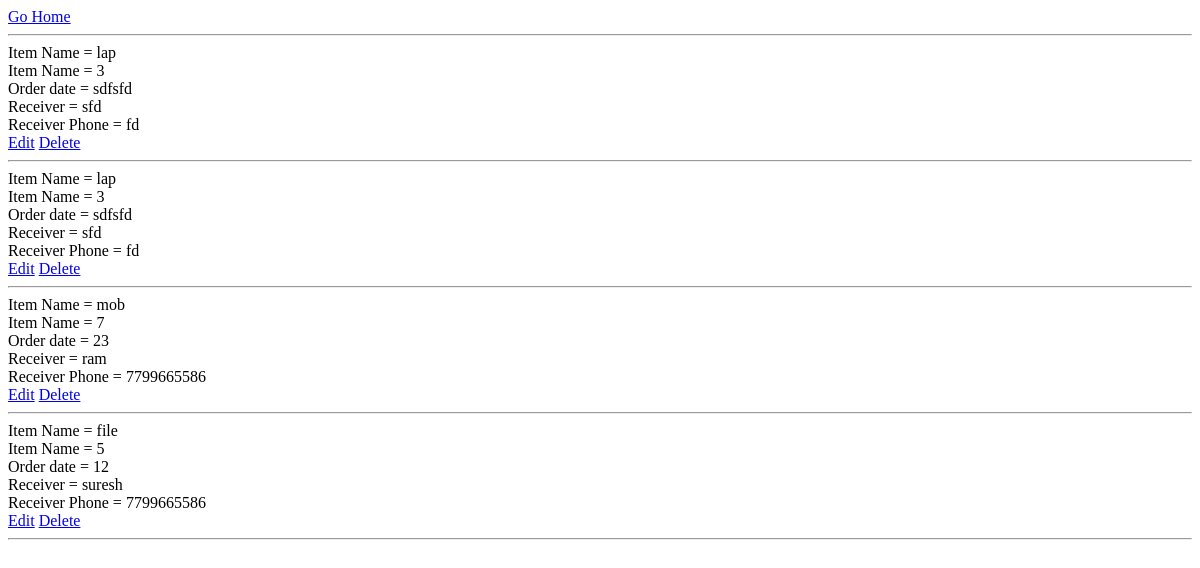
The page /list_items on the database as committed earlier.
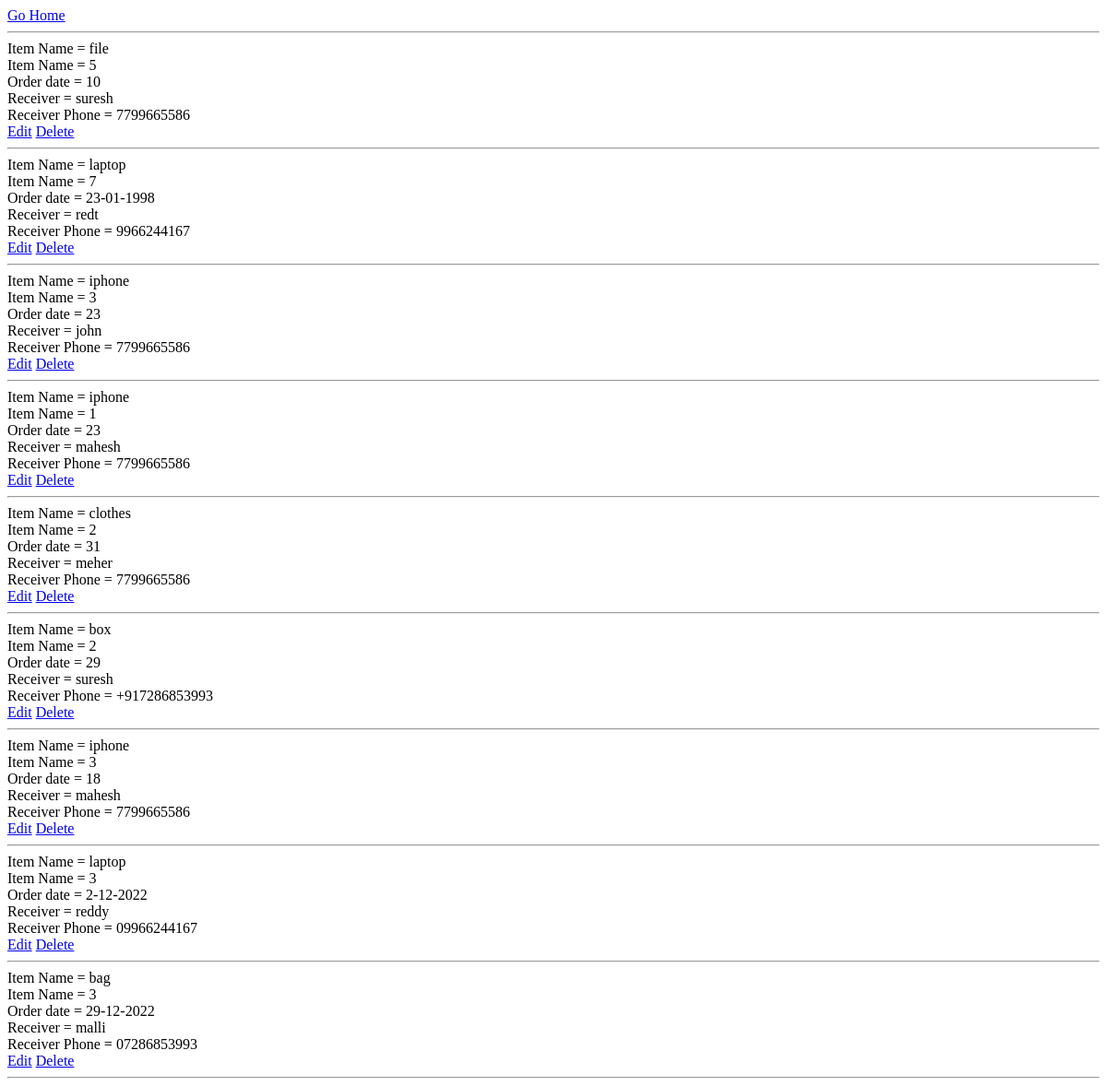
The same page on the database as committed later.
### tables this page shows
CREATE TABLE itemdetails ( id INTEGER PRIMARY KEY AUTOINCREMENT ,name text, weight text, date text, receiver text, receiver_phone text);

### app.py (the view)
@app.route('/list_items')
def list_items():
    with sqlite3.connect('database.db') as con:
        con.row_factory = sqlite3.Row
        cur = con.cursor()
        cur.execute('select * from itemdetails')
        row = cur.fetchall()
    print(row)
    return render_template('list_items.html', row=row)

### templates/list_items.html (shortened to what this page needs)
<!DOCTYPE html>
<html lang="en">
<head>
</head>
<body>
<a href="/">Go Home</a><hr>
{% for i in row %}
Item Name = {{i.name}}<br>
Item Name = {{i.weight}}<br>
Order date = {{i.date}}<br>
Receiver = {{i.receiver}}<br>
Receiver Phone = {{i.receiver_phone}}<br>
<a href="/edit_item/{{i.id}}">Edit</a>
<a href="/delete_item/{{i.id}}">Delete</a><hr>
{% endfor %}
</body>
</html>

Rows that differ between the two databases and show on the page:
removed itemdetails: name "lap", weight "3", date "sdfsfd", receiver "sfd", receiver_phone "fd"
removed itemdetails: name "lap", weight "3", date "sdfsfd", receiver "sfd", receiver_phone "fd"
removed itemdetails: name "mob", weight "7", date "23", receiver "ram", receiver_phone "7799665586"
changed itemdetails "file": date "12" → "10"
added itemdetails: name "laptop", weight "7", date "23-01-1998", receiver "redt", receiver_phone "9966244167"
added itemdetails: name "iphone", weight "3", date "23", receiver "john", receiver_phone "7799665586"
added itemdetails: name "iphone", weight "1", date "23", receiver "mahesh", receiver_phone "7799665586"
added itemdetails: name "clothes", weight "2", date "31", receiver "meher", receiver_phone "7799665586"
added itemdetails: name "box", weight "2", date "29", receiver "suresh", receiver_phone "+917286853993"
added itemdetails: name "iphone", weight "3", date "18", receiver "mahesh", receiver_phone "7799665586"
added itemdetails: name "laptop", weight "3", date "2-12-2022", receiver "reddy", receiver_phone "09966244167"
added itemdetails: name "bag", weight "3", date "29-12-2022", receiver "malli", receiver_phone "07286853993"
